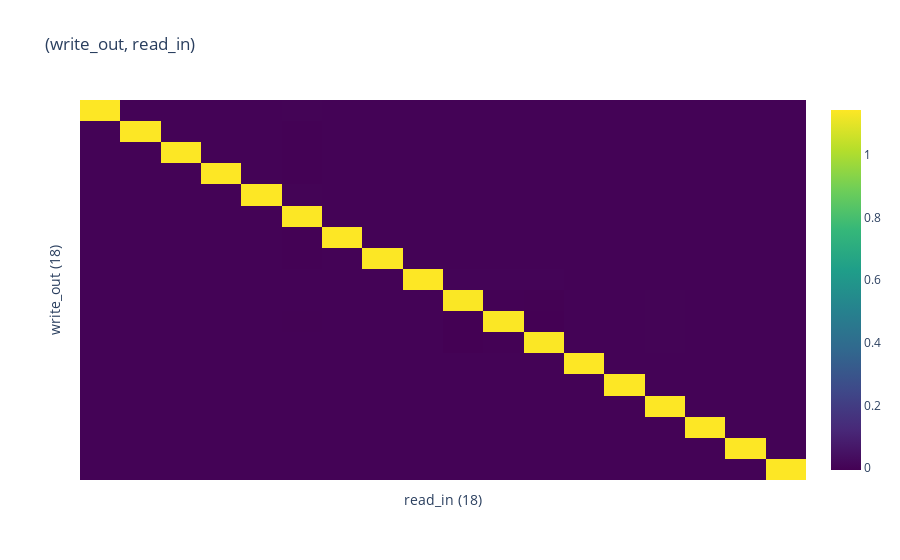

Write notebook code for a chart like this one.
### Code cell
from interp_utils import heatmap


heatmap(write_out @ read_in.T, dim_names=('write_out', 'read_in'))

### Figure 1 — Plotly figure (JSON) as saved in the notebook; plotly's stock layout.template omitted (floating-point values rounded to 4 significant figures; data arrays with more than 128 entries replaced by an {"elided": "..."} marker saying what was removed)
{"data": [{"colorscale": [[0, "#440154"], [0.1111, "#482878"], [0.2222, "#3e4989"], [0.3333, "#31688e"], [0.4444, "#26828e"], [0.5556, "#1f9e89"], [0.6667, "#35b779"], [0.7778, "#6ece58"], [0.8889, "#b5de2b"], [1, "#fde725"]], "hovertemplate": "%{y}%{x}val: %{z:.2f}<extra></extra>", "type": "heatmap", "x": ["read_in: 0<br>", "read_in: 1<br>", "read_in: 2<br>", "read_in: 3<br>", "read_in: 4<br>", "read_in: 5<br>", "read_in: 6<br>", "read_in: 7<br>", "read_in: 8<br>", "read_in: 9<br>", "read_in: 10<br>", "read_in: 11<br>", "read_in: 12<br>", "read_in: 13<br>", "read_in: 14<br>", "read_in: 15<br>", "read_in: 16<br>", "read_in: 17<br>"], "y": ["write_out: 0<br>", "write_out: 1<br>", "write_out: 2<br>", "write_out: 3<br>", "write_out: 4<br>", "write_out: 5<br>", "write_out: 6<br>", "write_out: 7<br>", "write_out: 8<br>", "write_out: 9<br>", "write_out: 10<br>", "write_out: 11<br>", "write_out: 12<br>", "write_out: 13<br>", "write_out: 14<br>", "write_out: 15<br>", "write_out: 16<br>", "write_out: 17<br>"], "z": {"elided": "18x18 float values"}}], "layout": {"title": {"text": "(write_out, read_in)"}, "xaxis": {"showticklabels": false, "title": {"text": "read_in (18)"}}, "yaxis": {"autorange": "reversed", "showticklabels": false, "title": {"text": "write_out (18)"}}}}
